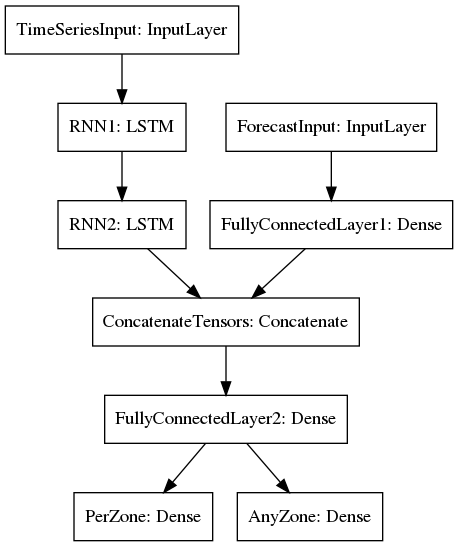

Write Python code to recreate this figure.
from keras.layers import Input,LSTM,Dense, concatenate
from keras.models import Model, load_model
from keras.utils import plot_model
from sklearn.model_selection import train_test_split, KFold
import numpy as np

import prepros as pp
import config

#Seed the random number generators to ger repreducible results
from numpy.random import seed
from tensorflow import set_random_seed
seed(1)
set_random_seed(2)

def seedRandoms():
    seed(1)
    set_random_seed(2)

def train_and_save(xts_train, xf_train, y_train, yr_train, xts_val=None, xf_val=None, y_val=None, yr_val=None, epochs=10, filename="predictor"):
    ts_features = xts_train.shape[-1]
    f_features = xf_train.shape[-1]
    num_classes = y_train.shape[-1]

    seedRandoms()

    def getModel():
        # Timeseries going through LSTMs
        ts_input = Input(shape=(pp.timesteps,ts_features), name="TimeSeriesInput")
        lstm_1 = LSTM(128, return_sequences=True, name="RNN1")(ts_input)
        lstm_2 = LSTM(128, name="RNN2")(lstm_1)
        # Forecast data going through FFNN
        f_input = Input(shape=(f_features,), name="ForecastInput")
        dense_1 = Dense(128, name="FullyConnectedLayer1")(f_input)
        # Concatenate the two and go through a last layer.
        merged = concatenate([lstm_2, dense_1], name="ConcatenateTensors")
        dense_2 = Dense(128, name="FullyConnectedLayer2")(merged)
        # Output layer
        zone_output = Dense(num_classes, activation="sigmoid", name="PerZone",)(dense_2)
        reduced_output = Dense(1, activation="sigmoid", name="AnyZone")(dense_2)
        model = Model(inputs=[ts_input, f_input], outputs=[zone_output, reduced_output])
        model.compile(loss='binary_crossentropy',
                      optimizer='rmsprop',
                      metrics=['accuracy'])
        return model

    model = getModel()

    print(model.summary())
    evaluateModel2(getModel, [xts_train, xf_train], [y_train, yr_train], epochs=2)

    if xts_val is None: model.fit([xts_train, xf_train], [y_train, yr_train], epochs=epochs, batch_size=1)
    else: model.fit([xts_train, xf_train], [y_train, yr_train], epochs=epochs, batch_size=1, validation_data=([xts_val, xf_val], [y_val,yr_val]))
    model.save(config.DATA_PATH+filename+".h5")
    return model


def load(filename="predictor"):
    return load_model(config.DATA_PATH+filename+".h5")


def train_and_save_simple(x, y, epochs=30, filename="descriptor", kfold=True):
    features = x.shape[-1]

    seedRandoms()

    def getModel():
        input = Input(shape=(features,))
        dense_1 = Dense(64)(input)
        dense_2 = Dense(64)(dense_1)
        dense_3 = Dense(64)(dense_2)
        output = Dense(1, activation="sigmoid")(dense_3)
        model = Model(inputs=input, outputs=output)
        model.compile(loss='binary_crossentropy',
                      optimizer='rmsprop',
                      metrics=['accuracy'])
        return model

    if kfold:
        print("Performing 10-fold cross-validation:")
        evaluateModel(getModel, x, y, epochs=epochs, features=features)

    print("Training model on all data:")
    model = getModel()
    model.fit(x,y, epochs=epochs, batch_size=32, verbose=0)
    model.save(config.DATA_PATH+filename+".h5")
    print("Done and saved to", config.DATA_PATH+filename+".h5")
    return model

def train_and_save_perceptron(x, y, epochs=30, filename="perceptron", kfold=True):
    features = x.shape[-1]

    seedRandoms()

    def getModel():
        input = Input(shape=(features,))
        dense_1 = Dense(1)(input)
        output = Dense(1, activation="sigmoid")(dense_1)
        model = Model(inputs=input, outputs=output)
        model.compile(loss='binary_crossentropy',
                      optimizer='rmsprop',
                      metrics=['accuracy'])
        return model

    if kfold:
        print("Performing 10-fold cross-validation:")
        evaluateModel(getModel, x, y, epochs=epochs, features=features)

    print("Training model on all data:")
    model = getModel()
    model.fit(x,y, epochs=epochs, batch_size=32, verbose=0)
    model.save(config.DATA_PATH+filename+".h5")
    print("Done and saved to", config.DATA_PATH+filename+".h5")
    return model

def evaluateModel(getModelFunction, x, y, epochs=5, features=32):
    # define 10-fold cross validation test harness
    kfold = KFold(n_splits=10, shuffle=True)
    cvscores = []
    fold = 0
    for train, test in kfold.split(x, y):
        print("Fold " + str(fold) +": ", end="", flush=True)
        fold += 1
        model = getModelFunction()
        model.fit(x[train],y[train], epochs=epochs, batch_size=32, verbose=0)
        scores = model.evaluate(x[test], y[test], verbose=0)
        print("%s: %.2f%%" % (model.metrics_names[1], scores[1]*100))
        cvscores.append(scores[1] * 100)
    print("----- FINAL ACC: %.2f%% (+/- %.2f%%)" % (np.mean(cvscores), np.std(cvscores)))

def evaluateModel2(getModelFunction, x, y, epochs=5):
    # define 10-fold cross validation test harness
    kfold = KFold(n_splits=10, shuffle=True)
    reduced_scores = []
    zone_scores = []
    fold = 0
    for train, test in kfold.split(x[0], y[0]):
        print("Fold " + str(fold) +": ", end="", flush=True)
        fold += 1
        model = getModelFunction()
        model.fit([x[0][train],x[1][train]],[y[0][train],y[1][train]], epochs=epochs, batch_size=1, verbose=1)
        scores = model.evaluate([x[0][test],x[1][test]],[y[0][test],y[1][test]], verbose=0)
        for i in range(len(scores)):
            print("%s: %.2f%%" % (model.metrics_names[i], scores[i]*100))
        reduced_scores.append(scores[4] * 100)
        zone_scores.append(scores[2] * 100)
    print("----- FINAL REDUCED ACC: %.2f%% (+/- %.2f%%)" % (np.mean(reduced_scores), np.std(reduced_scores)))
    print("----- FINAL ZONE ACC: %.2f%% (+/- %.2f%%)" % (np.mean(zone_scores), np.std(zone_scores)))
